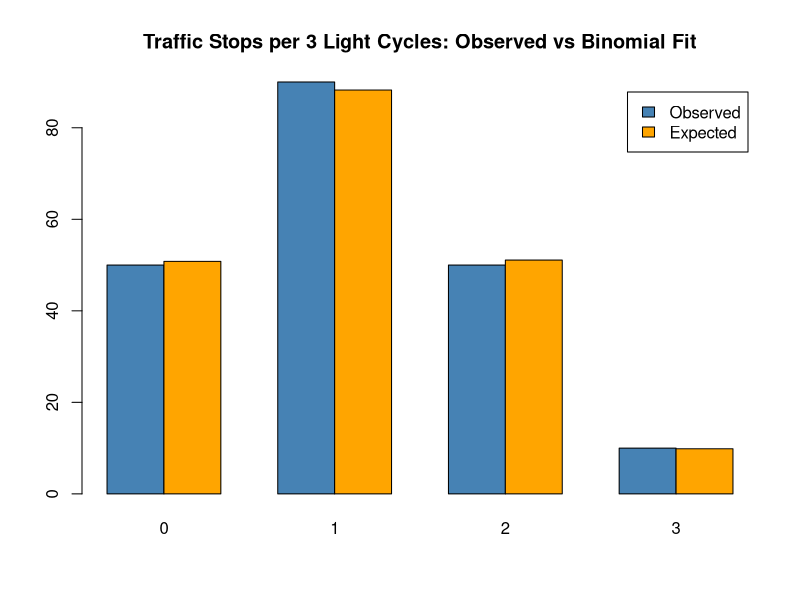
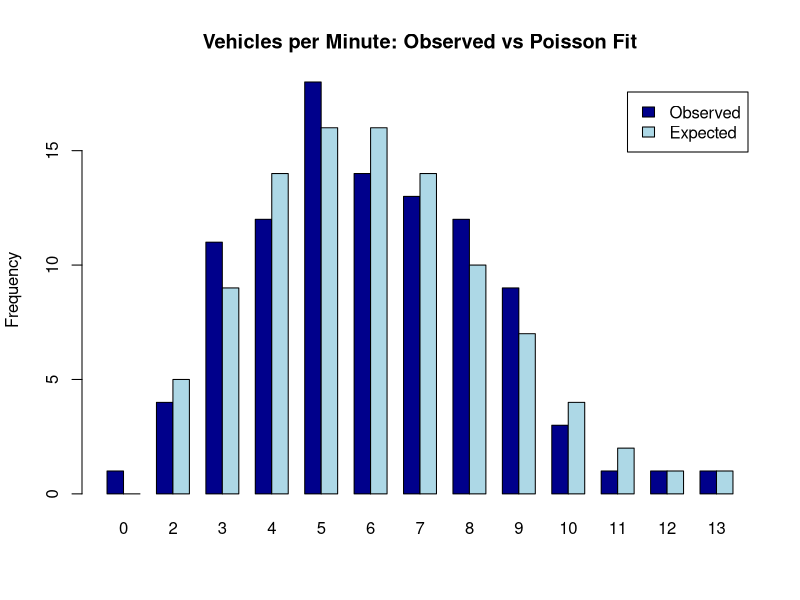
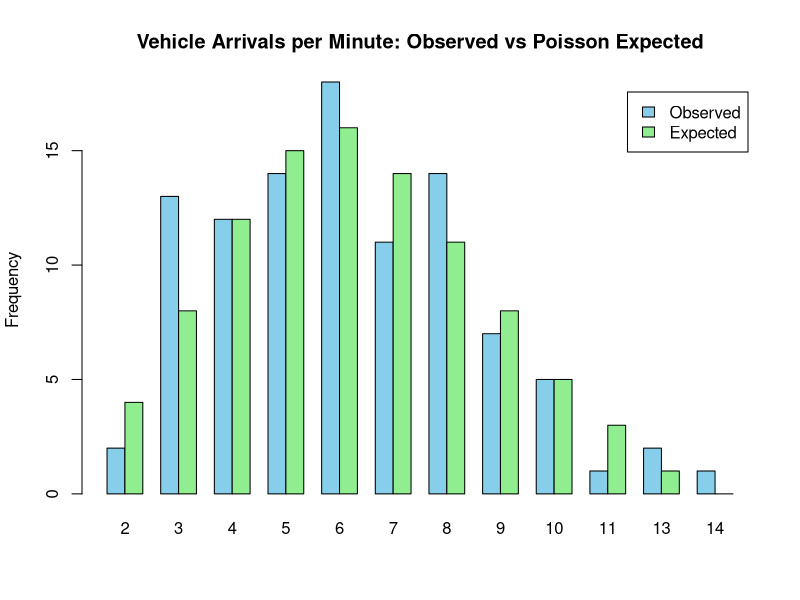

These charts were generated, in order, by the following R code:
## ---- chunk 1
## 1. Simulate observed frequencies 
# x = number of times vehicles stop at red light out of 3 cycles
x = 0:3
obs_freq = c(50, 90, 50, 10)  # Simulated observed data from traffic
N = sum(obs_freq)  # Total vehicles observed
n_trials = 3       # Each vehicle has 3 chances to stop

## 2. Estimate p using MLE 
# Formula: p_hat = total number of stops / total opportunities
p_hat = sum(x * obs_freq) / (n_trials * N)
p_hat  # For example, this might output ~0.35

## 3. Calculate expected frequencies using Binomial model 
exp_freq = dbinom(x, size = n_trials, prob = p_hat) * N
cbind(x, obs = obs_freq, exp = round(exp_freq, 1))

## 4. Chi-square test statistic & p-value 
chisq_stat = sum((obs_freq - exp_freq)^2 / exp_freq)
df = length(x) - 1 - 1  # k - 1 - number of estimated parameters
p_value = pchisq(chisq_stat, df, lower.tail = FALSE)

## 5. Display test result ----
cat(sprintf("χ² = %.2f (df = %d), p-value = %.3f\n",
            chisq_stat, df, p_value))

## 6. Visualize Observed vs Expected 
barplot(rbind(obs_freq, exp_freq),
        beside = TRUE,
        names.arg = x,
        legend.text = c("Observed", "Expected"),
        main = "Traffic Stops per 3 Light Cycles: Observed vs Binomial Fit",
        col = c("steelblue", "orange"))

## ---- chunk 2
## 1. Simulate Poisson data: vehicle arrivals per minute ----
set.seed(123)
vehicle_counts = rpois(100, lambda = 6)

## 2. Create full observed frequency table ----
obs_freq = table(vehicle_counts)
N <- sum(obs_freq)

## 3. Estimate lambda from data ----
lambda_hat = mean(vehicle_counts)
lambda_hat  # Should be close to 6

## 4. Calculate expected frequencies using estimated λ ----
x_vals <- as.numeric(names(obs_freq))
exp_freq <- dpois(x_vals, lambda = lambda_hat) * N

## 5. Chi-square test (no capping) ----
chisq_stat <- sum((obs_freq - exp_freq)^2 / exp_freq)
df <- length(obs_freq) - 1 - 1  # categories - 1 - estimated param
p_value <- pchisq(chisq_stat, df, lower.tail = FALSE)

## 6. Display result ----
cat(sprintf("χ² = %.2f (df = %d), p-value = %.3f\n",
            chisq_stat, df, p_value))

## 7. Barplot of observed vs expected frequencies ----
barplot(rbind(as.numeric(obs_freq), round(exp_freq)), beside = TRUE,
        col = c("darkblue", "lightblue"),
        legend.text = c("Observed", "Expected"),
        names.arg = x_vals,
        main = "Vehicles per Minute: Observed vs Poisson Fit",
        ylab = "Frequency")

## ---- chunk 3
# -----------------------------
# Step 1: Simulate the dataset
# -----------------------------
set.seed(2025)  # for reproducibility

# Simulate 100 minutes of vehicle arrivals with average 6 per minute
vehicle_counts = rpois(100, lambda = 6)

# Create a frequency table of counts (number of vehicles observed per minute)
obs_freq = table(vehicle_counts)

# Total number of observations
N = sum(obs_freq)

# -----------------------------
# Step 2: Estimate Poisson parameter (λ)
# -----------------------------
lambda_hat = mean(vehicle_counts)
cat("Estimated lambda (λ):", lambda_hat, "\n")

# -----------------------------
# Step 3: Goodness-of-fit Test (χ²)
# -----------------------------

# Extract x values (distinct vehicle counts)
x_vals = as.numeric(names(obs_freq))

# Compute expected frequencies using Poisson(λ̂)
exp_freq = dpois(x_vals, lambda = lambda_hat) * N

# Perform chi-square goodness-of-fit test
chisq_stat = sum((obs_freq - exp_freq)^2 / exp_freq)
df = length(obs_freq) - 1 - 1  # k - 1 - number of estimated parameters (lambda)
p_value = pchisq(chisq_stat, df, lower.tail = FALSE)

# Print test result
cat(sprintf("χ² = %.2f (df = %d), p-value = %.3f\n", chisq_stat, df, p_value))

# -----------------------------
# Step 4: Visualize Observed vs. Expected
# -----------------------------
barplot(rbind(as.numeric(obs_freq), round(exp_freq)), beside = TRUE,
        col = c("skyblue", "lightgreen"),
        legend.text = c("Observed", "Expected"),
        names.arg = x_vals,
        main = "Vehicle Arrivals per Minute: Observed vs Poisson Expected",
        ylab = "Frequency")

